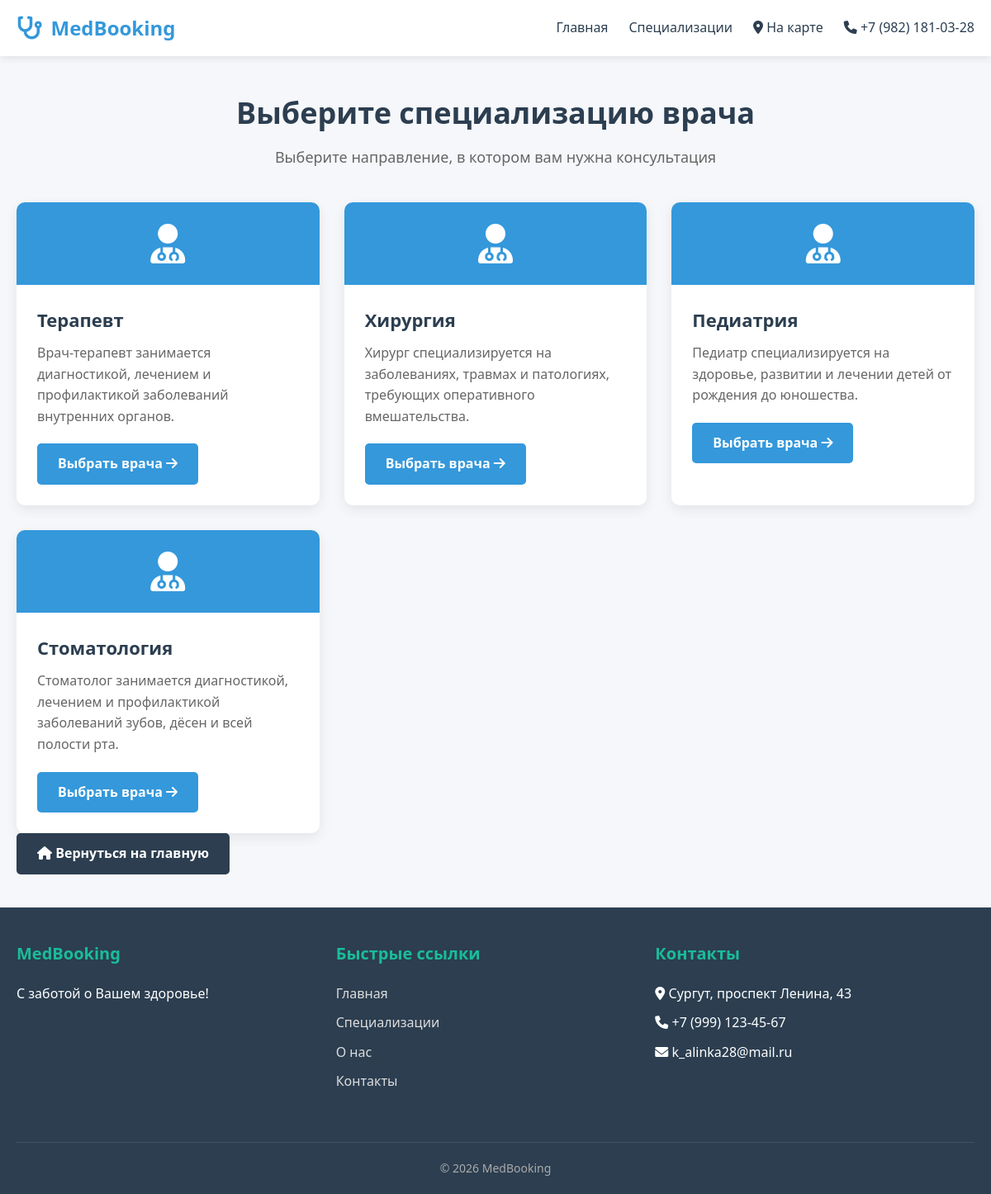
The page /specializations/ on the database its author committed.
### appointment_project/models.py (models this page shows, shortened)
class Specialization(models.Model):
    name = models.CharField(max_length=100, verbose_name="Название специализации")
    description = models.TextField(verbose_name="Описание", blank=True)
    icon = models.CharField(max_length=50, default="fas fa-user-md", verbose_name="Иконка")
    class Meta:
        verbose_name = "Специализация"
        verbose_name_plural = "Специализации"

### appointment_project/views.py (the view)
# urls.py: path('specializations/', views.specializations, name='specializations'),
def specializations(request):
    specializations = Specialization.objects.all()
    context = {
        'specializations': specializations,
    }
    return render(request, 'specializations.html', context)

### appointment_project/context_processors.py (called while the page is built)
def google_maps_api_key(request):
    return {
        'GOOGLE_MAPS_API_KEY': settings.GOOGLE_MAPS_API_KEY
    }

### appointment_project/templates/specializations.html (shortened to what this page needs)
{% extends 'base.html' %}
{% block content %}
<div class="page-title">
    <h1>Выберите специализацию врача</h1>
    <p>Выберите направление, в котором вам нужна консультация</p>
</div>
<div class="specializations-list">
    <div class="cards-grid">
        {% for specialization in specializations %}
        <div class="card">
            <div class="card-icon">
                <i class="{{ specialization.icon }}"></i>
            </div>
            <div class="card-body">
                <h3 class="card-title">{{ specialization.name }}</h3>
                <p class="card-text">{{ specialization.description|default:"Консультация и лечение по данному направлению" }}</p>
                <a href="{% url 'doctors_by_specialization' specialization.id %}" class="btn btn-primary">
                    Выбрать врача <i class="fas fa-arrow-right"></i>
                </a>
            </div>
        </div>
        {% empty %}
        <div class="empty-state">
            <i class="fas fa-user-md fa-4x"></i>
            <h3>Специализации временно недоступны</h3>
            <p>Пожалуйста, проверьте позже</p>
        </div>
        {% endfor %}
    </div>
</div>
<div class="back-to-home">
    <a href="{% url 'index' %}" class="btn btn-secondary">
        <i class="fas fa-home"></i> Вернуться на главную
    </a>
</div>
{% endblock %}

### appointment_project/static/css/style.css (style rules this page uses)
:root { --primary-color: #3498db; --secondary-color: #2c3e50; --accent-color: #1abc9c; --light-color: #f8f9fa; --dark-color: #343a40; --success-color: #28a745; --danger-color: #e74c3c; --warning-color: #f39c12; }
* { margin: 0; padding: 0; box-sizing: border-box; }
body { font-family: 'Segoe UI', Tahoma, Geneva, Verdana, sans-serif; line-height: 1.6; color: #333; background-color: #f5f7fa; }
.page-title { text-align: center; margin-bottom: 40px; color: var(--secondary-color); }
.page-title h1 { font-size: 36px; margin-bottom: 10px; }
.page-title p { font-size: 18px; color: #666; }
.cards-grid { display: grid; grid-template-columns: repeat(auto-fill, minmax(280px, 1fr)); gap: 30px; margin-top: 30px; }
.card { background-color: white; border-radius: 10px; overflow: hidden; box-shadow: 0 5px 15px rgba(0, 0, 0, 0.08); transition: transform 0.3s, box-shadow 0.3s; }
.card-icon { display: flex; justify-content: center; align-items: center; height: 100px; background-color: var(--primary-color); color: white; font-size: 48px; }
.card-body { padding: 25px; }
.card-title { font-size: 22px; margin-bottom: 10px; color: var(--secondary-color); }
.card-text { color: #666; margin-bottom: 20px; }
.btn { display: inline-block; padding: 12px 25px; border-radius: 5px; text-decoration: none; font-weight: 600; text-align: center; transition: all 0.3s; border: none; cursor: pointer; font-size: 16px; }
.btn-primary { background-color: var(--primary-color); color: white; }
.btn-secondary { background-color: var(--secondary-color); color: white; }

### rows shown on the page
Specialization: name "Терапевт", description "Врач-терапевт занимается диагностикой, лечением и профилактикой заболеваний внутренних органов."
Specialization: name "Хирургия", description "Хирург специализируется на заболеваниях, травмах и патологиях, требующих оперативного вмешательства."
Specialization: name "Педиатрия", description "Педиатр специализируется на здоровье, развитии и лечении детей от рождения до юношества."
Specialization: name "Стоматология", description "Стоматолог занимается диагностикой, лечением и профилактикой заболеваний зубов, дёсен и всей полости рта."
